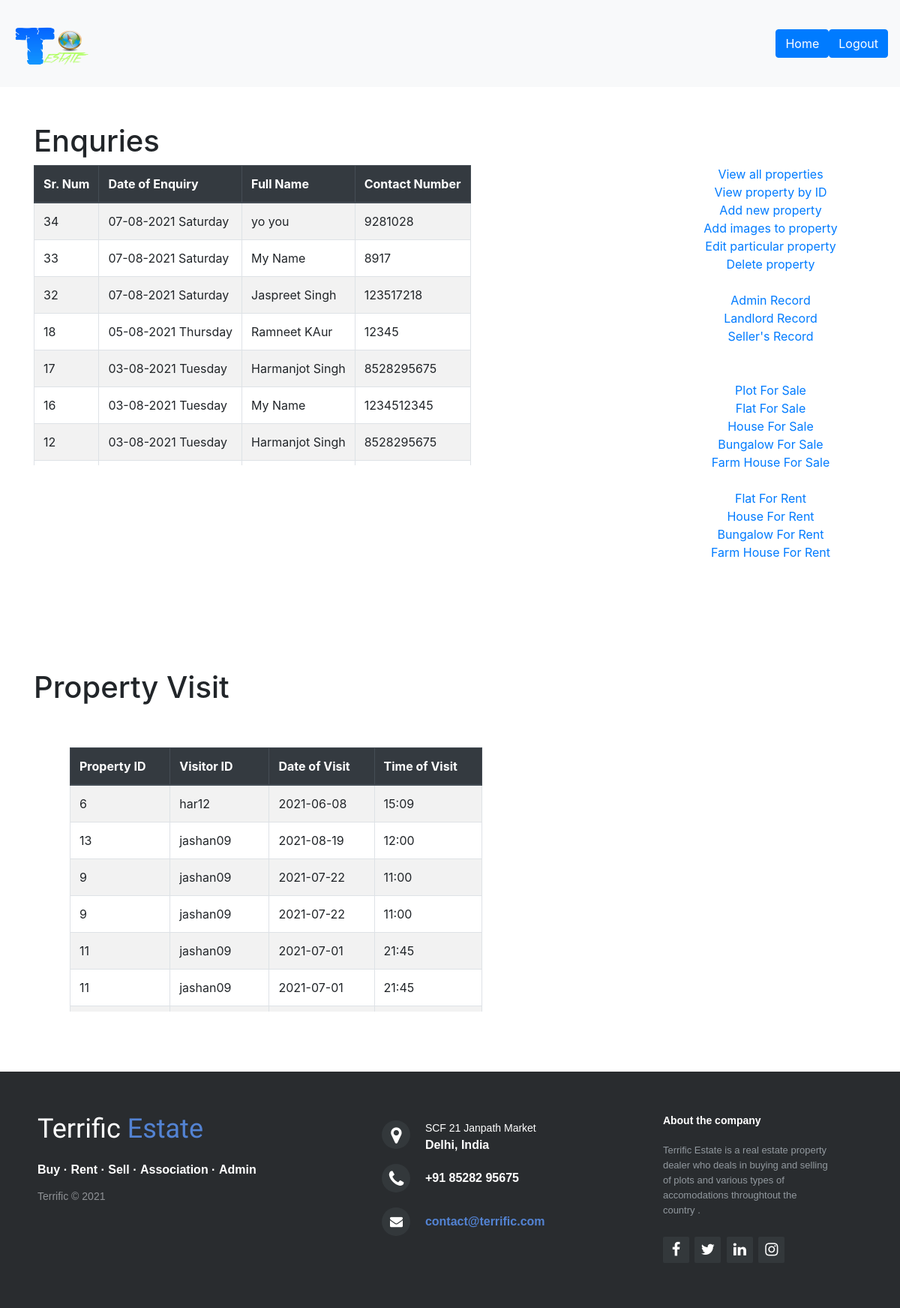
The app's page /admin_homepage.php with its own data.
### tables this page shows
CREATE TABLE `enquiry` (
  `srnum` int(5) NOT NULL,
  `Enqdate` varchar(50) DEFAULT NULL,
  `name` varchar(100) DEFAULT NULL,
  `number` varchar(100) DEFAULT NULL
);

CREATE TABLE `visit` (
  `propertyid` varchar(100) DEFAULT NULL,
  `visitorid` varchar(100) DEFAULT NULL,
  `date` varchar(100) DEFAULT NULL,
  `time` varchar(100) DEFAULT NULL
);

### admin_homepage.php (the view, shortened to what this page needs)
<?php
$host = 'localhost';
$username = 'root';
$password = '';
$db_name = 'realestate';
$db= mysqli_connect($host,$username,$password,$db_name);
?>
<!DOCTYPE html>
<html>
    <head>
        <link rel="stylesheet" href="https://maxcdn.bootstrapcdn.com/bootstrap/4.5.2/css/bootstrap.min.css">
	<link rel="stylesheet" href="http://maxcdn.bootstrapcdn.com/font-awesome/4.2.0/css/font-awesome.min.css">
      	<link rel="stylesheet" href="https://cdnjs.cloudflare.com/ajax/libs/font-awesome/4.0.0/css/font-awesome.min.css" />
    </head>
<body>
<nav class="navbar navbar-light bg-light">
      <img src="logo.png" id="logo">
        <div class="btn-group btn-group-lg">
            <a href="admin_logout.php"><button type="button" class="btn btn-primary">Home</button></a>
            <a href="admin_logout.php"><button type="button" class="btn btn-primary">Logout</button></a>
        </div>
</nav>
<br><br>
    <div class="container">
        <h1>Enquries </h1>
            <div class="row">
                <div class="col-sm-8 overflow">
                   <div class="table-responsive">
  <table class="table table-responsive table-hover table-striped table-bordered">
    <thead class="thead-dark">
      <tr>
        <th>Sr. Num</th>
        <th>Date of Enquiry</th>
        <th>Full Name</th>
        <th>Contact Number</th>
      </tr>
    </thead>
    <tbody>
<?php
$query ="SELECT * FROM enquiry
         ORDER BY srnum DESC ";
$result = $db->query($query);
$row_count = $result->num_rows;
for($i=0 ; $i<$row_count; $i++)
{
        $property = $result->fetch_assoc();
    echo "<tr>";
    echo "<td>".$property['srnum']."</td>";
    echo "<td>".$property['Enqdate']."</td>";
    echo "<td>".$property['name']."</td>";
    echo "<td>".$property['number']."</td>";
    echo "</tr>";
}
?>
</table>
                   </div>
                </div>
                <div class="col-sm-1"></div><br><br><br>
                <div class="col-sm-3">
                <aside class="text-center">
                <a href='view_properties.php' class="aside">View all properties</a> <br>
                <a href='view_property.php' class="aside">View property by ID</a> <br>
                <a href='sellproperty.php' class="aside">Add new property                 </a> <br>
                <a href='admin_upload_images.php' class="aside">Add images to property           </a> <br>
                <a href='admin_edit.php' class="aside">Edit particular property         </a> <br>
                <a href='admin_delete.php' class="aside">Delete property                 </a> <br><br>
                <a href='record_admin.php' class="aside">Admin Record                     </a> <br>
                <a href='record_landlord.php' class="aside">Landlord Record                  </a> <br>
                <a href='record_seller.php' class="aside">Seller's Record                  </a> <br><br><br>
                <a href="sale_plot.php" class="aside">Plot For Sale</a><br>
                <a href="sale_flat.php" class="aside">Flat For Sale</a><br>
                <a href="sale_house.php" class="aside">House For Sale</a><br>
                <a href="sale_bangalow.php" class="aside">Bungalow For Sale</a><br>
                <a href="sale_farmhouse.php" class="aside">Farm House For Sale</a><br><br>
                <a href="rent_flat.php" class="aside">Flat For Rent</a><br>
                <a href="rent_house.php" class="aside">House For Rent</a><br>
                <a href="rent_bungalow.php" class="aside">Bungalow For Rent</a><br>
                <a href="rent_farmhouse.php" class="aside">Farm House For Rent</a><br><br>
                </aside>
            </div>
        </div>
        <br><br><br>
</div>
<br><br>
    <div class="container">
                <h1>Property Visit </h1>
            <div class="row">
                <div class="col-sm-8 overflow">
                   <div class="table-responsive">
  <table class="table  m-5 table-responsive table-hover table-striped table-bordered w-100">
    <thead class="thead-dark">
      <tr>
        <th>Property ID &emsp;</th>
        <th>Visitor ID &emsp;&emsp;</th>
        <th>Date of Visit &emsp;</th>
        <th>Time of Visit &emsp;</th>
      </tr>
    </thead>
    <tbody>
<?php
$query2 =" SELECT * FROM visit";
$results = $db->query($query2);
$row_count = $results->num_rows;
for($i=0 ; $i<$row_count; $i++)
{
        $propertys = $results->fetch_assoc();
    echo "<tr>";
    echo "<td>".$propertys['propertyid']."</td>";
    echo "<td>".$propertys['visitorid']."</td>";
    echo "<td>".$propertys['date']."</td>";
    echo "<td>".$propertys['time']."</td>";
    echo "</tr>";
}
?>
  </table>
            </div>
        </div>
    </div>
</div>
<div class="container-fluid">
       <div class="row">
            <?php include 'footer.php';?>
        </div>
</div>
</body>
</html>

### admin_homepage.php (style rules this page uses)
#logo { height:100px; width:100px; float:left; margin-left: 3px; margin-top: 0px; padding: 0px; }
.overflow { height: 400px; width: 90%; overflow: auto; }

### records on screen
enquiry: srnum "34", Enqdate "07-08-2021 Saturday", name "yo you", number "9281028"
enquiry: srnum "33", Enqdate "07-08-2021 Saturday", name "My Name", number "8917"
enquiry: srnum "32", Enqdate "07-08-2021 Saturday", name "Jaspreet Singh", number "123517218"
enquiry: srnum "18", Enqdate "05-08-2021 Thursday", name "Ramneet KAur", number "12345"
enquiry: srnum "17", Enqdate "03-08-2021 Tuesday", name "Harmanjot Singh", number "8528295675"
enquiry: srnum "16", Enqdate "03-08-2021 Tuesday", name "My Name", number "1234512345"
enquiry: srnum "12", Enqdate "03-08-2021 Tuesday", name "Harmanjot Singh", number "8528295675"
visit: propertyid "6", visitorid "har12", date "2021-06-08", time "15:09"
visit: propertyid "13", visitorid "jashan09", date "2021-08-19", time "12:00"
visit: propertyid "9", visitorid "jashan09", date "2021-07-22", time "11:00"
visit: propertyid "9", visitorid "jashan09", date "2021-07-22", time "11:00"
visit: propertyid "11", visitorid "jashan09", date "2021-07-01", time "21:45"
visit: propertyid "11", visitorid "jashan09", date "2021-07-01", time "21:45"
